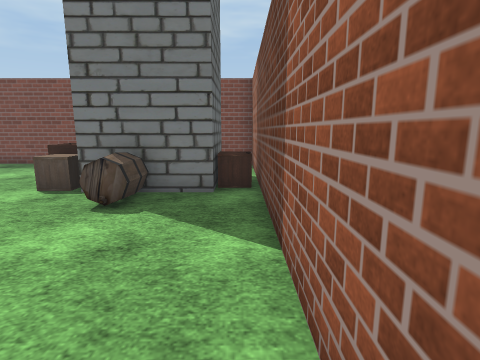
[1] (above)

24 first-person views from a walk through a scene from a Unity 3-D project. The camera is 1.4 m above the floor, tilts 10° down and sees 80° across. The floor is counted in squares, 1 m on a side. Each view is taken from the middle of a square. On the plan, view 1 faces up. The plan holds only what a view shows up to about 14 squares ahead; the rest is blank. The player character is not drawn. Some surface patterns are stand-ins.

[2]
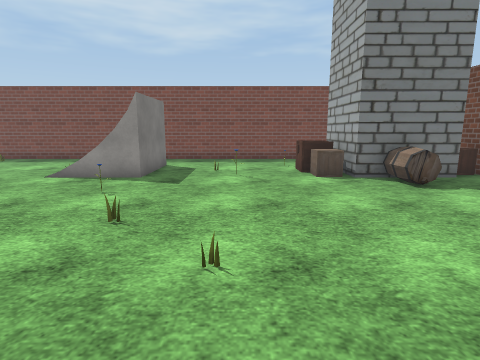

[3]
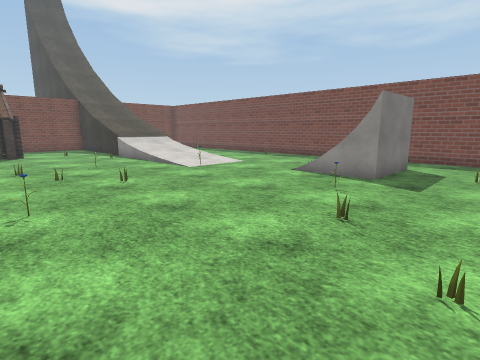

[4]
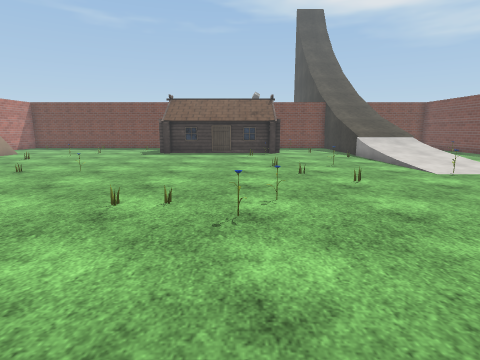

[5]
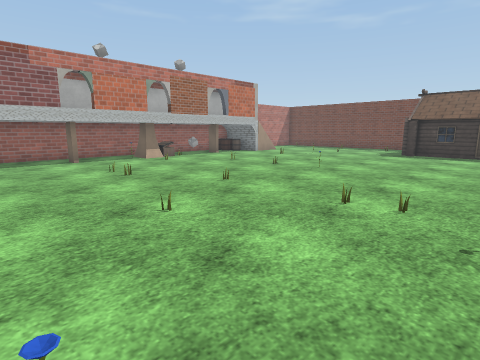

[6]
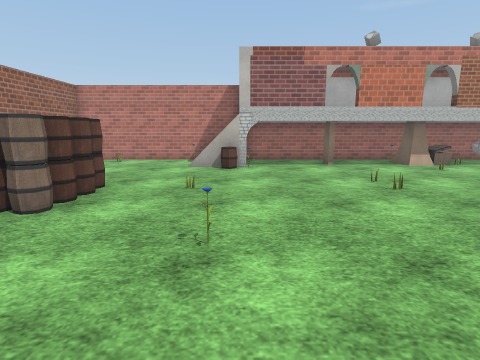

[7]
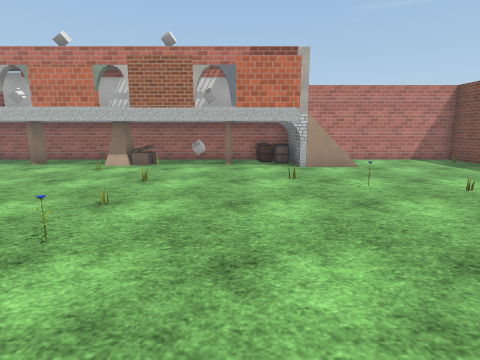

[8]
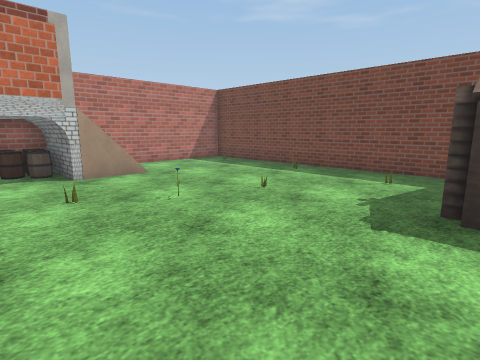

[9]
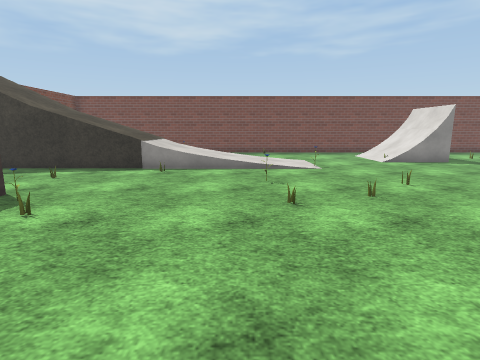

[10]
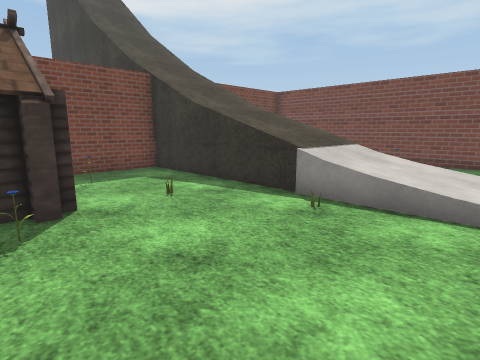

[11]
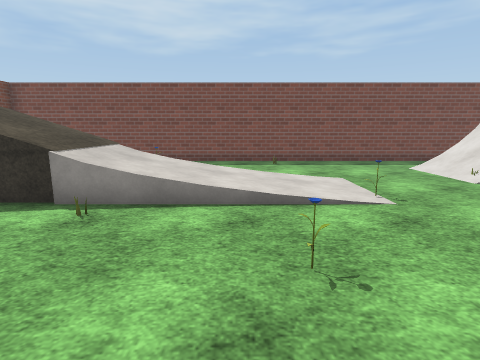

[12]
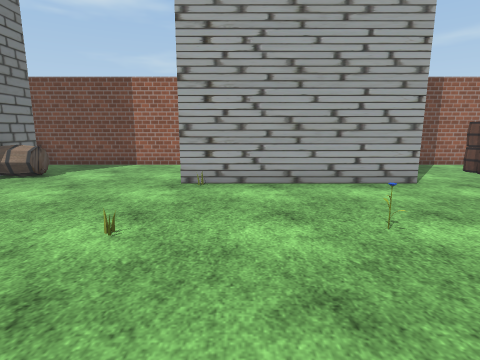

[13]
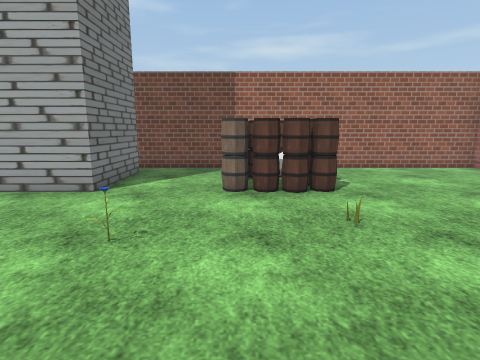

[14]
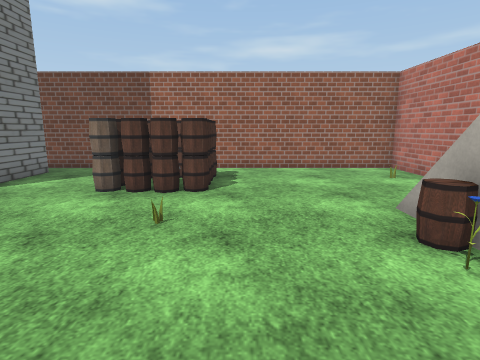

[15]
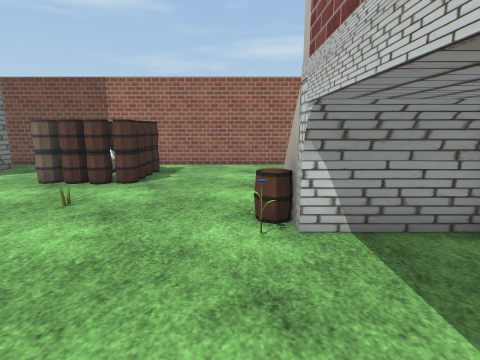

[16]
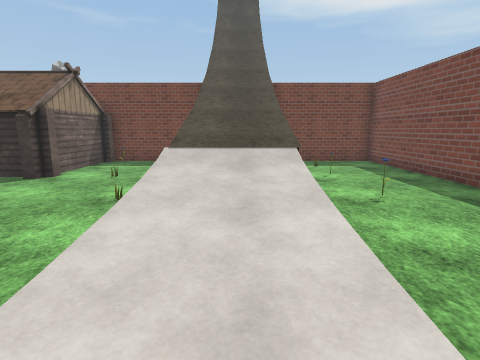

[17]
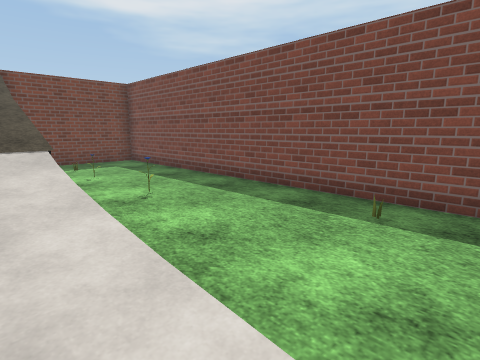

[18]
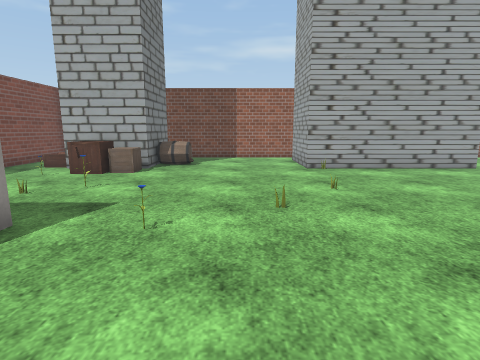

[19]
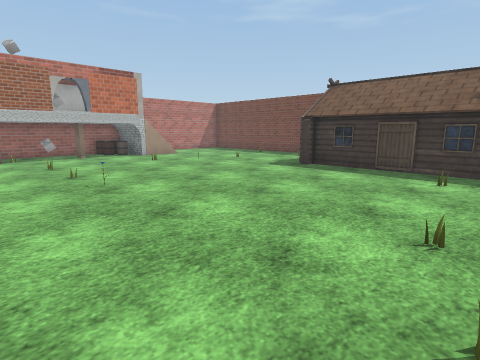

[20]
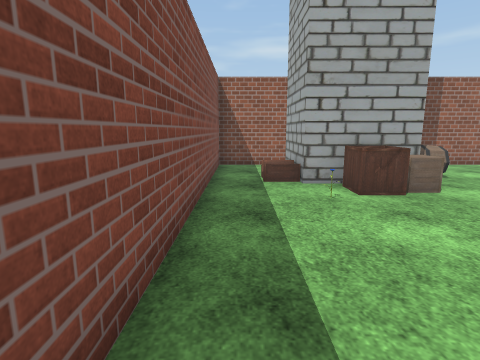

[21]
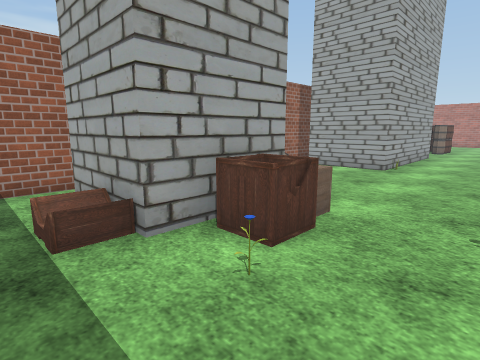

[22]
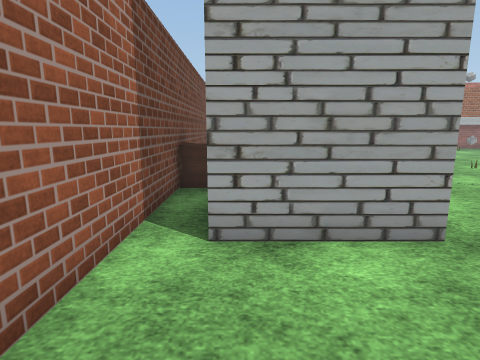

[23]
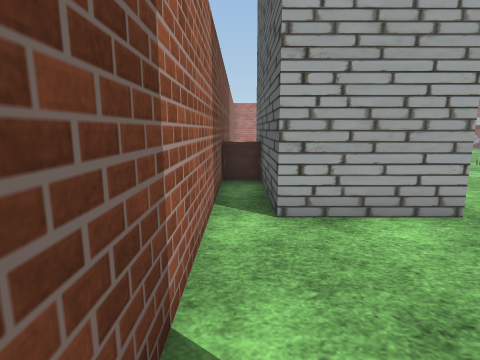

[24]
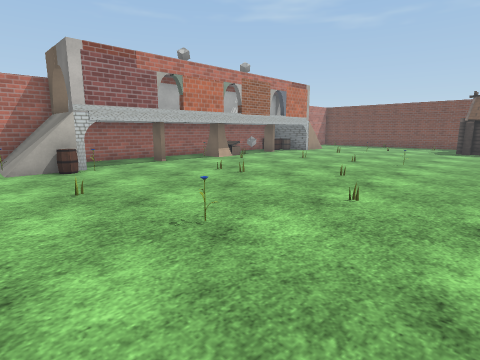

### Floor plan
Key: @ floor where view 1 was taken; # wall or solid block; . main floor; : floor 0.25 m higher than the main floor; / step, stairs or slope; = window, fence, low wall or low ledge; v drop or lower ground; O other object.
Columns run from 33 left of view 1 to 1 right of it. Each row starts with its distance up from view 1.
 12     ###############################
 11     #..........O..................#
 10     #................. ......./...#
  9     #.O.O..O.........  O....O.OOO.#
  8     #   .............  O.O..OOO O.#
  7  ///////////  ::.....O O..O.OOO OO#
  6 ////////////     .....vO......OOO.#
  5 ////////////     O............OO..#
  4     #......O/..........O..........#
  3     #.............................#
  2     #....O.....O........O.........#
  1     #.O...........O.......O.......#
  0     OOOOOO.......O...........OOOO@#
 -1          .OO...O....O.........O O.#
 -2          .............O.......O O.#
 -3          ............O....O...O O #
 -4          ............O........O O #
 -5          .....................O O.#
 -6          O.............O......OOO.#
 -7      ....O......O.........O.......#
 -8     #.O..............O............#
 -9     #............O...........OO O.#
-10     #....O...................OOOO.#
-11     #......O..........O....O.OOOO.#
-12     #O......O....O....O...........#
-13     #.............................#
-14     #..............O......OO......#
-15     #.....=#O....OOO.....#O#......#
-16     #O....  O#..O.##O.#..#OOO..O..#
-17     #.....   O...........#OO......#
-18     ########O######################

Where each view was taken, in squares from view 1:
view 1: 0 up, 0 right, facing up
view 2: 2 down, 7 left, facing up
view 3: 2 down, 7 left, facing up-left
view 4: 2 down, 7 left, facing left
view 5: 2 down, 7 left, facing down-left
view 6: 4 down, 7 left, facing down
view 7: 4 down, 19 left, facing down
view 8: 6 down, 19 left, facing down-left
view 9: 6 down, 19 left, facing up
view 10: 1 down, 19 left, facing up-left
view 11: 1 down, 19 left, facing up
view 12: 1 down, 11 left, facing right
view 13: 9 down, 10 left, facing right
view 14: 12 down, 10 left, facing right
view 15: 14 down, 11 left, facing right
view 16: 6 up, 16 left, facing left
view 17: 6 up, 16 left, facing up-left
view 18: 3 up, 14 left, facing right
view 19: 0 up, 14 left, facing down-left
view 20: 11 up, 11 left, facing right
view 21: 11 up, 7 left, facing down-right
view 22: 4 up, 1 left, facing down
view 23: 5 up, 0 right, facing down
view 24: 4 down, 4 left, facing down-left
